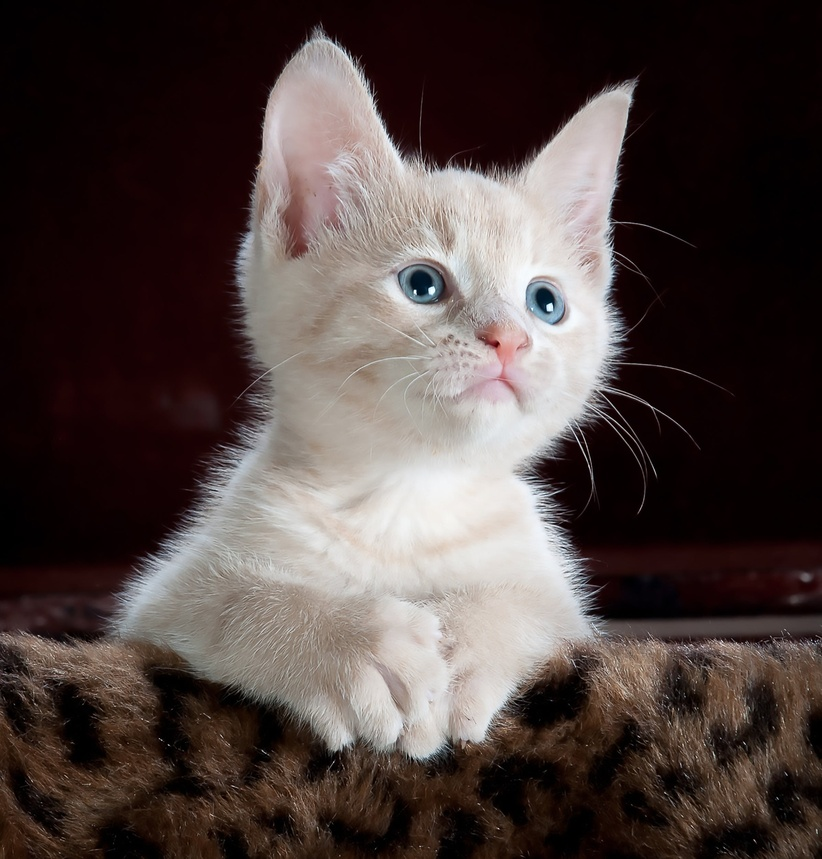
#> input picture cat.jpg, 822 x 859 px, shrunk from 2392 x 2500 before the run
$ jupyter execute --allow-errors main.ipynb   (shell and % lines are left out)
#> lines starting #> are read from the running program, lines starting #| are printed output that depends on the picture
[cell 1]
import cv2
import numpy as np
import matplotlib.pyplot as plt

# Load an example image
image_path = 'cat.jpg'
original_image = cv2.imread(image_path)
#> original_image is the input picture: shape (859, 822, 3); mean B, G, R 64.2, 66.8, 78.5
original_image = cv2.cvtColor(original_image, cv2.COLOR_BGR2RGB)

# Function to display images
def show_images(images, titles):
    plt.figure(figsize=(12, 6))
    for i, (image, title) in enumerate(zip(images, titles), 1):
        plt.subplot(1, len(images), i)
        plt.imshow(image)
        plt.title(title)
        plt.axis('off')
#> this loop made 1 pass
#> (i, title) on pass 1: (1, 'Original Image')
    plt.show()

# Original image
show_images([original_image], ['Original Image'])

# Data augmentation functions
def random_flip(image):
    return cv2.flip(image, np.random.randint(-1, 2))

def random_brightness(image, max_delta=50):
    delta = np.random.randint(-max_delta, max_delta+1)
    return np.clip(image + delta, 0, 255).astype(np.uint8)

def random_contrast(image, min_alpha=0.5, max_alpha=1.5):
    alpha = np.random.uniform(min_alpha, max_alpha)
    gray = cv2.cvtColor(image, cv2.COLOR_RGB2GRAY)
    gray = np.expand_dims(gray, axis=2)
    return np.clip(alpha * image + (1 - alpha) * gray, 0, 255).astype(np.uint8)

# Augment the data
num_augmented_images = 5
augmented_images = []

for _ in range(num_augmented_images):
    augmented_image = original_image.copy()
    augmented_image = random_flip(augmented_image)
    augmented_image = random_brightness(augmented_image)
    augmented_image = random_contrast(augmented_image)
    augmented_images.append(augmented_image)
#> this loop made 5 passes
#> pass 1, `augmented_image = random_flip(augmented_image)`:
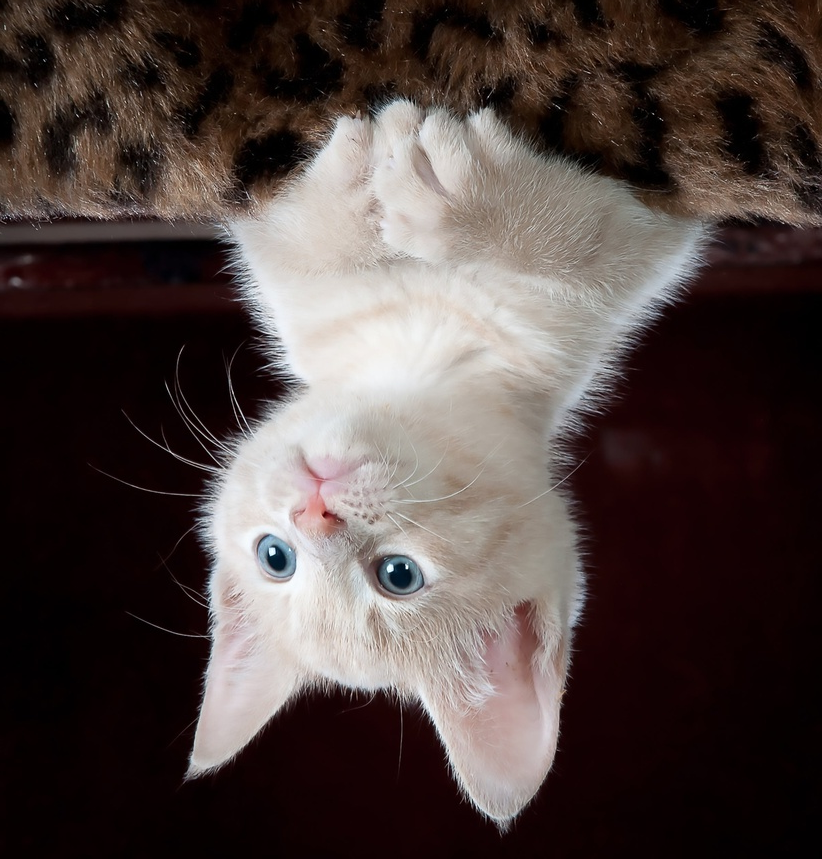
#> augmented_image: shape (859, 822, 3); mean R, G, B 78.5, 66.8, 64.2
#> pass 1, in random_contrast, `gray = cv2.cvtColor(image, cv2.COLOR_RGB2GRAY)`:
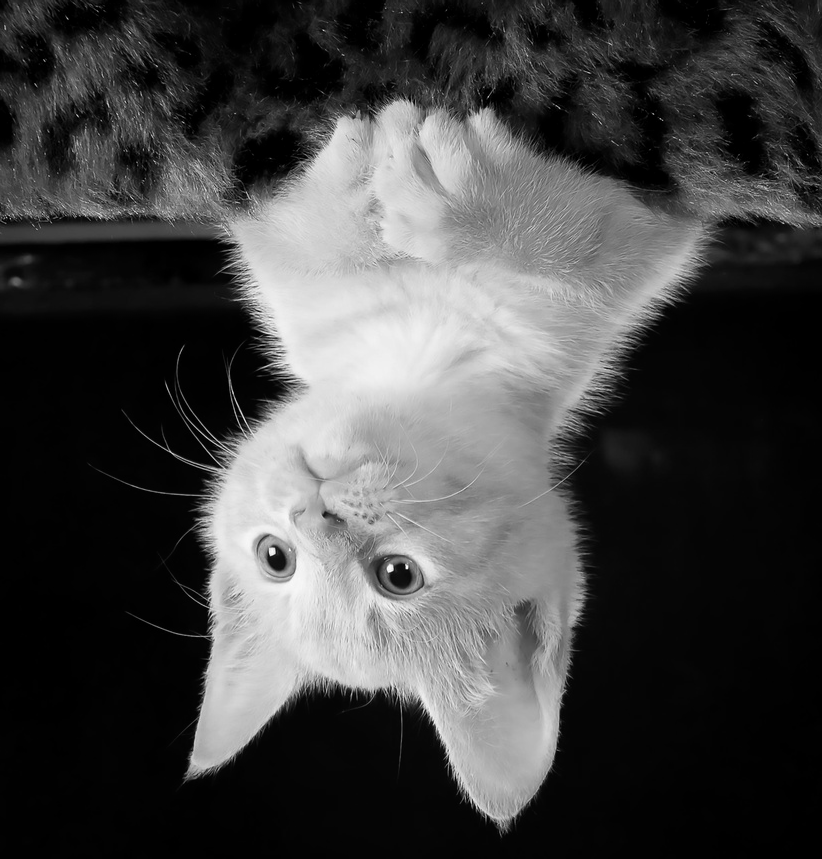
#> gray: shape (859, 822); min 0, max 250, mean 67.7
#> after the loop, augmented_images = 5 items

# Display augmented images
titles = [f'Augmented Image {i+1}' for i in range(num_augmented_images)]
show_images(augmented_images, titles)
#> the loop in show_images (call 2), `for i, (image, title) in enumerate(zip(images, titles), 1):` made 5 passes
#> title on passes 1 to 5: 'Augmented Image 1', 'Augmented Image 2', 'Augmented Image 3', 'Augmented Image 4', 'Augmented Image 5'
#> in show_images (call 2), `plt.show()`:
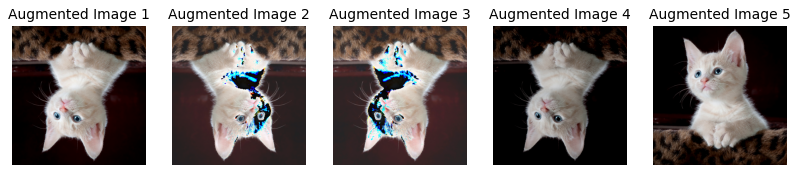
#> figure drawn by matplotlib, 5 panels
